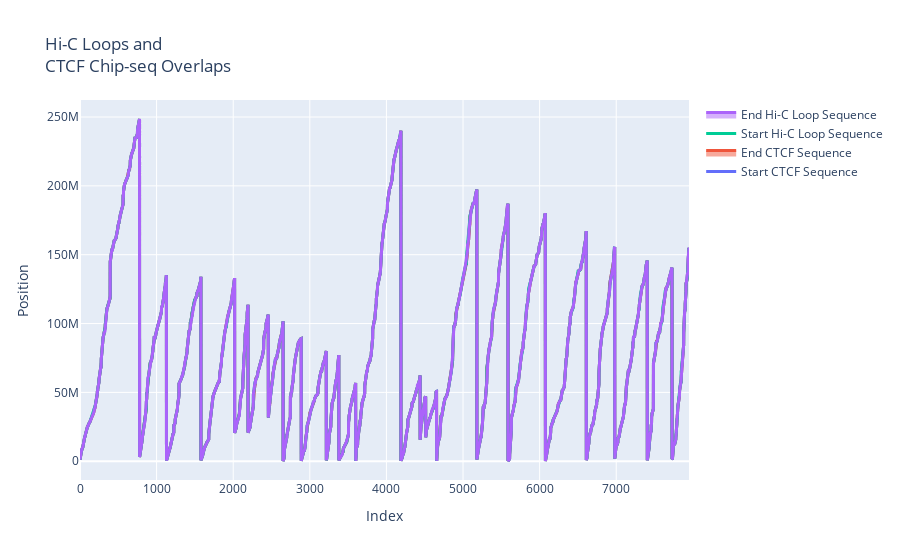

The code cell stored with this chart in its notebook:
### Code cell
import plotly.graph_objects as go
from natsort import index_natsorted, order_by_index

chipseq_df = ctcf_overlaps_x[['ENCFF710VEH_hg19','chromStart', 'chromEnd']].sort_values(by=["ENCFF710VEH_hg19",'chromStart']).reset_index(drop=True)
loops_df = ctcf_overlaps_x[['GM12878_motifs','x1', 'x2']].sort_values(by= ['GM12878_motifs','x1']).reset_index(drop=True)

# Create a figure
fig = go.Figure()

# Add traces for 'chromStart' and 'chromEnd' from chipseq_df with increased line thickness
fig.add_trace(go.Scatter(x=chipseq_df.index, y=chipseq_df['chromStart'], mode='lines', name='Start CTCF Sequence', line=dict(width=3)))
fig.add_trace(go.Scatter(x=chipseq_df.index, y=chipseq_df['chromEnd'], mode='lines', name='End CTCF Sequence', fill='tonexty', line=dict(width=3)))

# Add traces for 'x1' and 'x2' from loops_df with increased line thickness
fig.add_trace(go.Scatter(x=loops_df.index, y=loops_df['x1'], mode='lines', name='Start Hi-C Loop Sequence', line=dict(width=3)))
fig.add_trace(go.Scatter(x=loops_df.index, y=loops_df['x2'], mode='lines', name='End Hi-C Loop Sequence', fill='tonexty', line=dict(width=3)))

# Set layout properties
fig.update_layout(title='Hi-C Loops and <br>CTCF Chip-seq Overlaps', xaxis_title='Index', yaxis_title='Position')
# write to html
#fig.write_html("intervals.html")
 
fig.show()

### Figure 1 — Plotly figure (JSON) as saved in the notebook; plotly's stock layout.template omitted (floating-point values rounded to 4 significant figures; data arrays with more than 128 entries replaced by an {"elided": "..."} marker saying what was removed)
{"data": [{"line": {"width": 3}, "mode": "lines", "name": "Start CTCF Sequence", "type": "scatter", "x": {"elided": "7951 int values"}, "y": {"elided": "7951 int values"}}, {"fill": "tonexty", "line": {"width": 3}, "mode": "lines", "name": "End CTCF Sequence", "type": "scatter", "x": {"elided": "7951 int values"}, "y": {"elided": "7951 int values"}}, {"line": {"width": 3}, "mode": "lines", "name": "Start Hi-C Loop Sequence", "type": "scatter", "x": {"elided": "7951 int values"}, "y": {"elided": "7951 int values"}}, {"fill": "tonexty", "line": {"width": 3}, "mode": "lines", "name": "End Hi-C Loop Sequence", "type": "scatter", "x": {"elided": "7951 int values"}, "y": {"elided": "7951 int values"}}], "layout": {"title": {"text": "Hi-C Loops and <br>CTCF Chip-seq Overlaps"}, "xaxis": {"title": {"text": "Index"}}, "yaxis": {"title": {"text": "Position"}}}}
